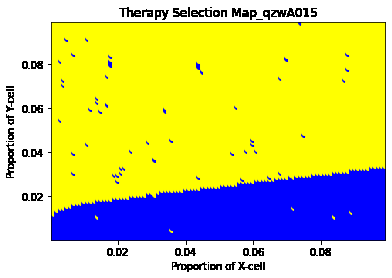
%> input picture 6_ParaTherapy/FigCalcu/qzwA015.png, 392 x 278 px
$ octave qzwA015.m   (GNU Octave 9; MATLAB toolbox functions it lacks are replaced by stand-ins)
%> lines starting %> are read from the running program, lines starting %| are printed output that depends on the picture
clear,clc
a=imread('qzwA015.png'); % input fig
%> a is the input picture: size 278x392x3 uint8; mean R, G, B 204.9, 204.9, 119.1
a=double(a);
%> a: size 278x392x3 double
R=a(:,:,1);
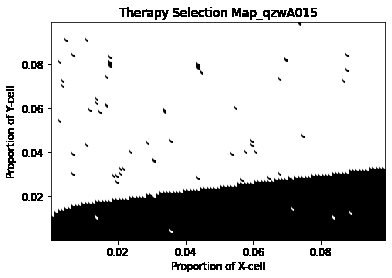
%> R: size 278x392 double; min 0, max 255, mean 204.9
G=a(:,:,2);
B=a(:,:,3);
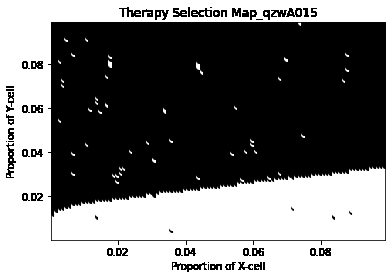
%> B: size 278x392 double; min 0, max 255, mean 119.1
sz = size(a);
%> sz = [278 392 3]
com=0;
erlo=0;
osi=0;
for i=1:sz(1)*sz(2)
    if R(i)==255 && G(i)==0 && B(i)==0
        com=com+1;
    elseif R(i)==255 && G(i)>=253 && B(i)==0
        erlo=erlo+1;
    elseif R(i)==0 && G(i)==0 && B(i)==255
        osi = osi+1
    end
end
%> after the loop, com = 0; erlo = 53488; osi = 17214
Erlo = erlo/(com+erlo+osi)
%> Erlo = 0.757
Osi = osi/(com+erlo+osi)
%> Osi = 0.243
Com = com/(com+erlo+osi) % output result
%> Com = 0

$ run again, with 6_ParaTherapy/FigCalcu/qzwA008.png copied over 6_ParaTherapy/FigCalcu/qzwA015.png
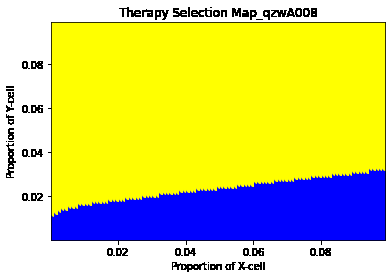
%> input picture 6_ParaTherapy/FigCalcu/qzwA008.png, 392 x 278 px
%> a is the input picture: size 278x392x3 uint8; mean R, G, B 207.2, 207.2, 116.7
%> a: size 278x392x3 double
%> `R=a(:,:,1);`:
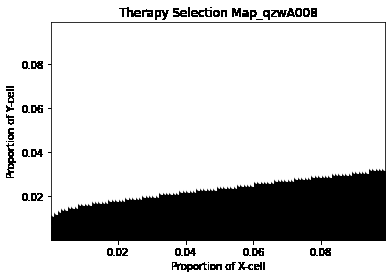
%> R: size 278x392 double; min 0, max 255, mean 207.2
%> `B=a(:,:,3);`:
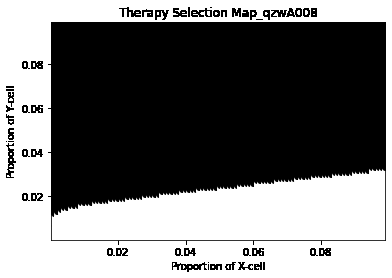
%> B: size 278x392 double; min 0, max 255, mean 116.7
%> after the loop `for i=1:sz(1)*sz(2)`: com = 0; erlo = 54967; osi = 16543
%> Erlo = 0.769
%> Osi = 0.231
%> Com = 0
